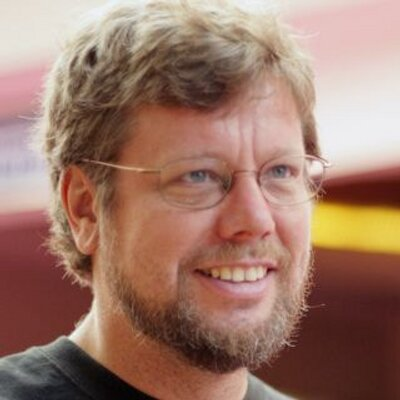
#> input picture facedetection/Guido.jpg, 400 x 400 px
$ python facedetect.py
#> lines starting #> are read from the running program, lines starting #| are printed output that depends on the picture; after the words box and inside, x2 and y2 are one past the last pixel; in counts of white or black regions, pixels touching at a corner belong together
import cv2
import numpy

face=cv2.CascadeClassifier("haarcascade_frontalface_default.xml")
photo=cv2.imread("Guido.jpg")
#> photo is the input picture: shape (400, 400, 3); mean B, G, R 105.6, 120.9, 157.8
gray=cv2.cvtColor(photo,cv2.COLOR_BGR2GRAY)
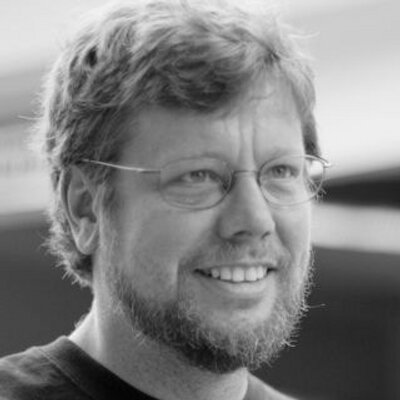
#> gray: shape (400, 400); min 1, max 247, mean 130.2

faces=face.detectMultiScale(gray,1.1,4)
#> faces = [[148, 104, 188, 188]]
print(faces)
#| [[148 104 188 188]]
for (x,y,w,h) in faces:
    cv2.rectangle(photo,(x,y),(x+w,y+h),(445,255,220),8)
#> this loop made 1 pass
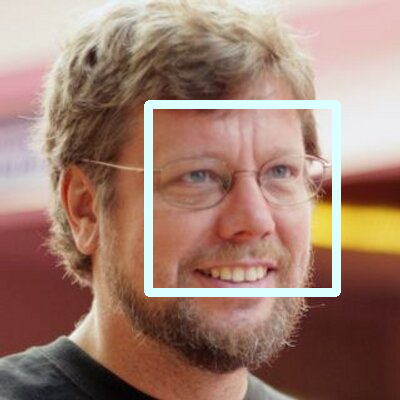
#> photo: shape (400, 400, 3); 4.21% of pixels changed, all inside (x1, y1, x2, y2) = (144, 100, 341, 297)

cv2.imshow("photo",photo)
cv2.waitKey(0)
cv2.destroyAllWindows()
